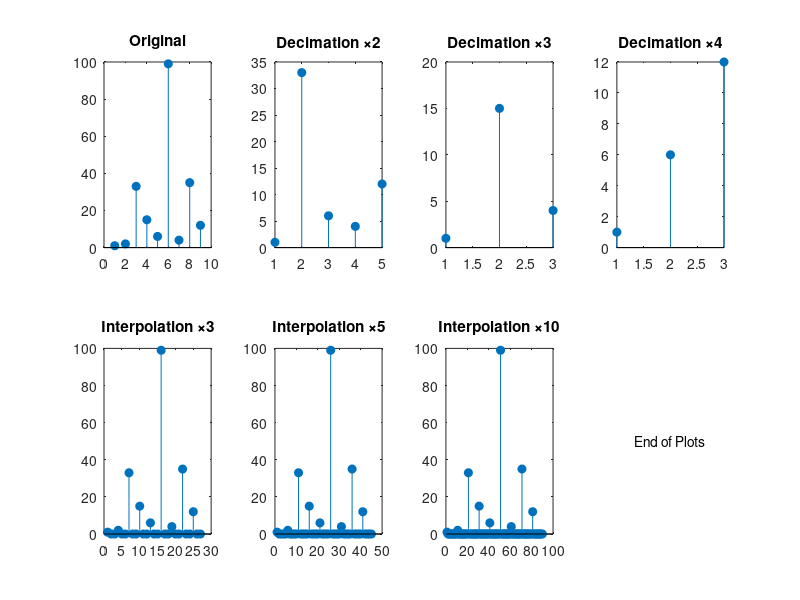

MATLAB code to generate this figure:
clc;
clear;
close all;

% Original data
x = [1, 2, 33, 15, 6, 99, 4, 35, 12];
disp('Original vector:'); disp(x);

% Convert to column vector
x1 = x(:);
disp('Column vector:'); disp(x1);

% Decimation
x2 = x1(1:2:end);
x3 = x1(1:3:end);
x4 = x1(1:4:end);

% Interpolation (upsampling)
p1 = upsample(x, 3);
p2 = upsample(x, 5);
p3 = upsample(x, 10);

% Plotting in a compact arrangement
figure;

% ==== Decimation row ====
subplot(2,4,1);
stem(x1, 'filled');
title("Original");

subplot(2,4,2);
stem(x2, 'filled');
title("Decimation ×2");

subplot(2,4,3);
stem(x3, 'filled');
title("Decimation ×3");

subplot(2,4,4);
stem(x4, 'filled');
title("Decimation ×4");

% ==== Interpolation row ====
subplot(2,4,5);
stem(p1, 'filled');
title("Interpolation ×3");

subplot(2,4,6);
stem(p2, 'filled');
title("Interpolation ×5");

subplot(2,4,7);
stem(p3, 'filled');
title("Interpolation ×10");

% Fill last subplot with empty placeholder for symmetry
subplot(2,4,8);
axis off;
text(0.5, 0.5, 'End of Plots', 'HorizontalAlignment', 'center');
